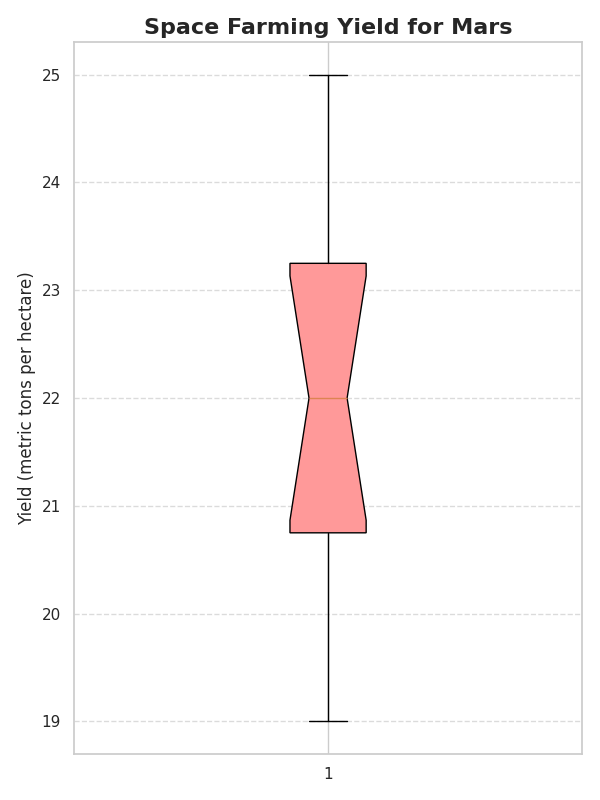

Reproduce this figure in Python.
import matplotlib.pyplot as plt

# Define yields data for a single group
mars_yields = [20, 23, 21, 19, 25, 22, 24, 23, 20, 22, 21, 24]

# Create the vertical box plot for a single group of data
plt.figure(figsize=(6, 8))
box = plt.boxplot(mars_yields, vert=True, patch_artist=True, notch=True, whis=1.5)

# Customizing the appearance of the box
box['boxes'][0].set_facecolor('#FF9999')

# Additional plot styling
plt.title("Space Farming Yield for Mars", fontsize=16, fontweight='bold')
plt.ylabel("Yield (metric tons per hectare)", fontsize=12)
plt.grid(axis='y', linestyle='--', alpha=0.7)

# Show plot with tight layout
plt.tight_layout()
plt.show()
